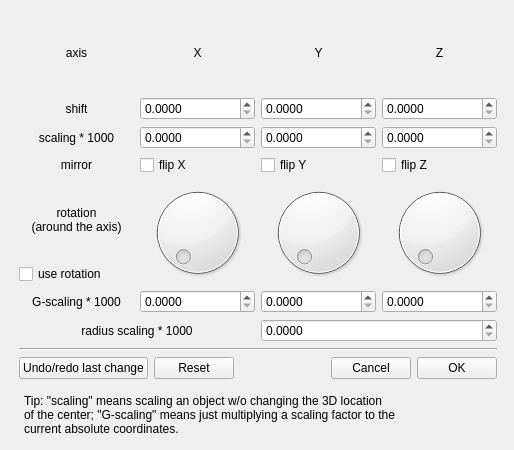
<ui version="4.0" >
 <class>SurfaceObjGeometryDialog</class>
 <widget class="QDialog" name="SurfaceObjGeometryDialog" >
  <property name="geometry" >
   <rect>
    <x>0</x>
    <y>0</y>
    <width>514</width>
    <height>450</height>
   </rect>
  </property>
  <property name="minimumSize" >
   <size>
    <width>514</width>
    <height>450</height>
   </size>
  </property>
  <property name="maximumSize" >
   <size>
    <width>600</width>
    <height>450</height>
   </size>
  </property>
  <property name="windowTitle" >
   <string>Basic Geometry of Surface Object</string>
  </property>
  <widget class="QLabel" name="label_11" >
   <property name="geometry" >
    <rect>
     <x>24</x>
     <y>388</y>
     <width>469</width>
     <height>53</height>
    </rect>
   </property>
   <property name="text" >
    <string>Tip: "scaling" means scaling an object w/o changing the 3D location 
of the center; "G-scaling" means just multiplying a scaling factor to the 
current absolute coordinates.</string>
   </property>
   <property name="alignment" >
    <set>Qt::AlignLeading|Qt::AlignLeft|Qt::AlignVCenter</set>
   </property>
  </widget>
  <widget class="QWidget" name="" >
   <property name="geometry" >
    <rect>
     <x>19</x>
     <y>14</y>
     <width>478</width>
     <height>365</height>
    </rect>
   </property>
   <layout class="QVBoxLayout" name="verticalLayout" >
    <item>
     <layout class="QGridLayout" name="gridLayout" >
      <item row="0" column="0" >
       <widget class="QLabel" name="label_7" >
        <property name="text" >
         <string>axis</string>
        </property>
        <property name="alignment" >
         <set>Qt::AlignCenter</set>
        </property>
       </widget>
      </item>
      <item row="0" column="1" >
       <widget class="QLabel" name="label_2" >
        <property name="text" >
         <string>X</string>
        </property>
        <property name="alignment" >
         <set>Qt::AlignCenter</set>
        </property>
       </widget>
      </item>
      <item row="0" column="2" >
       <widget class="QLabel" name="label_3" >
        <property name="text" >
         <string>Y</string>
        </property>
        <property name="alignment" >
         <set>Qt::AlignCenter</set>
        </property>
       </widget>
      </item>
      <item row="0" column="3" >
       <widget class="QLabel" name="label_4" >
        <property name="text" >
         <string>Z</string>
        </property>
        <property name="alignment" >
         <set>Qt::AlignCenter</set>
        </property>
       </widget>
      </item>
      <item row="1" column="0" >
       <widget class="QLabel" name="label" >
        <property name="text" >
         <string>shift</string>
        </property>
        <property name="alignment" >
         <set>Qt::AlignCenter</set>
        </property>
       </widget>
      </item>
      <item row="1" column="1" >
       <widget class="QDoubleSpinBox" name="doubleSpinBox_shift_x" >
        <property name="decimals" >
         <number>4</number>
        </property>
       </widget>
      </item>
      <item row="1" column="2" >
       <widget class="QDoubleSpinBox" name="doubleSpinBox_shift_y" >
        <property name="decimals" >
         <number>4</number>
        </property>
       </widget>
      </item>
      <item row="1" column="3" >
       <widget class="QDoubleSpinBox" name="doubleSpinBox_shift_z" >
        <property name="decimals" >
         <number>4</number>
        </property>
       </widget>
      </item>
      <item row="2" column="0" >
       <widget class="QLabel" name="label_5" >
        <property name="text" >
         <string>scaling * 1000</string>
        </property>
        <property name="alignment" >
         <set>Qt::AlignCenter</set>
        </property>
       </widget>
      </item>
      <item row="2" column="1" >
       <widget class="QDoubleSpinBox" name="doubleSpinBox_scale_x" >
        <property name="decimals" >
         <number>4</number>
        </property>
       </widget>
      </item>
      <item row="2" column="2" >
       <widget class="QDoubleSpinBox" name="doubleSpinBox_scale_y" >
        <property name="decimals" >
         <number>4</number>
        </property>
       </widget>
      </item>
      <item row="2" column="3" >
       <widget class="QDoubleSpinBox" name="doubleSpinBox_scale_z" >
        <property name="decimals" >
         <number>4</number>
        </property>
       </widget>
      </item>
      <item row="3" column="0" >
       <widget class="QLabel" name="label_8" >
        <property name="text" >
         <string>mirror</string>
        </property>
        <property name="alignment" >
         <set>Qt::AlignCenter</set>
        </property>
       </widget>
      </item>
      <item row="3" column="1" >
       <widget class="QCheckBox" name="checkBox_flip_x" >
        <property name="text" >
         <string>flip X</string>
        </property>
       </widget>
      </item>
      <item row="3" column="2" >
       <widget class="QCheckBox" name="checkBox_flip_y" >
        <property name="text" >
         <string>flip Y</string>
        </property>
       </widget>
      </item>
      <item row="3" column="3" >
       <widget class="QCheckBox" name="checkBox_flip_z" >
        <property name="text" >
         <string>flip Z</string>
        </property>
       </widget>
      </item>
      <item row="4" column="0" >
       <widget class="QLabel" name="label_6" >
        <property name="text" >
         <string>rotation 
(around the axis)</string>
        </property>
        <property name="alignment" >
         <set>Qt::AlignCenter</set>
        </property>
       </widget>
      </item>
      <item rowspan="2" row="4" column="1" >
       <widget class="QDial" name="dial_x" >
        <property name="cursor" >
         <cursorShape>PointingHandCursor</cursorShape>
        </property>
        <property name="autoFillBackground" >
         <bool>false</bool>
        </property>
       </widget>
      </item>
      <item rowspan="2" row="4" column="2" >
       <widget class="QDial" name="dial_y" >
        <property name="cursor" >
         <cursorShape>PointingHandCursor</cursorShape>
        </property>
       </widget>
      </item>
      <item rowspan="2" row="4" column="3" >
       <widget class="QDial" name="dial_z" >
        <property name="cursor" >
         <cursorShape>PointingHandCursor</cursorShape>
        </property>
       </widget>
      </item>
      <item row="5" column="0" >
       <widget class="QCheckBox" name="checkBox_enable_rotation" >
        <property name="text" >
         <string>use rotation</string>
        </property>
       </widget>
      </item>
      <item row="6" column="0" >
       <widget class="QLabel" name="label_10" >
        <property name="text" >
         <string>G-scaling * 1000</string>
        </property>
        <property name="alignment" >
         <set>Qt::AlignCenter</set>
        </property>
       </widget>
      </item>
      <item row="6" column="1" >
       <widget class="QDoubleSpinBox" name="doubleSpinBox_gscale_x" >
        <property name="decimals" >
         <number>4</number>
        </property>
       </widget>
      </item>
      <item row="6" column="2" >
       <widget class="QDoubleSpinBox" name="doubleSpinBox_gscale_y" >
        <property name="decimals" >
         <number>4</number>
        </property>
       </widget>
      </item>
      <item row="6" column="3" >
       <widget class="QDoubleSpinBox" name="doubleSpinBox_gscale_z" >
        <property name="decimals" >
         <number>4</number>
        </property>
       </widget>
      </item>
     </layout>
    </item>
    <item>
     <layout class="QHBoxLayout" >
      <item>
       <widget class="QLabel" name="label_9" >
        <property name="text" >
         <string>radius scaling * 1000</string>
        </property>
        <property name="alignment" >
         <set>Qt::AlignCenter</set>
        </property>
       </widget>
      </item>
      <item>
       <widget class="QDoubleSpinBox" name="doubleSpinBox_scale_r" >
        <property name="decimals" >
         <number>4</number>
        </property>
       </widget>
      </item>
     </layout>
    </item>
    <item>
     <widget class="Line" name="line_2" >
      <property name="orientation" >
       <enum>Qt::Horizontal</enum>
      </property>
     </widget>
    </item>
    <item>
     <layout class="QHBoxLayout" >
      <item>
       <widget class="QPushButton" name="pushButton_undo_last" >
        <property name="text" >
         <string>Undo/redo last change</string>
        </property>
        <property name="autoDefault" >
         <bool>false</bool>
        </property>
       </widget>
      </item>
      <item>
       <widget class="QPushButton" name="pushButton_reset" >
        <property name="text" >
         <string>Reset</string>
        </property>
        <property name="autoDefault" >
         <bool>false</bool>
        </property>
       </widget>
      </item>
      <item>
       <spacer>
        <property name="orientation" >
         <enum>Qt::Horizontal</enum>
        </property>
        <property name="sizeHint" stdset="0" >
         <size>
          <width>40</width>
          <height>20</height>
         </size>
        </property>
       </spacer>
      </item>
      <item>
       <widget class="QPushButton" name="pushButton_cancel" >
        <property name="text" >
         <string>Cancel</string>
        </property>
        <property name="autoDefault" >
         <bool>false</bool>
        </property>
       </widget>
      </item>
      <item>
       <widget class="QPushButton" name="pushButton_ok" >
        <property name="text" >
         <string>OK</string>
        </property>
        <property name="autoDefault" >
         <bool>false</bool>
        </property>
       </widget>
      </item>
     </layout>
    </item>
   </layout>
  </widget>
 </widget>
 <resources/>
 <connections/>
 <designerdata>
  <property name="gridDeltaX" >
   <number>4</number>
  </property>
  <property name="gridDeltaY" >
   <number>4</number>
  </property>
  <property name="gridSnapX" >
   <bool>true</bool>
  </property>
  <property name="gridSnapY" >
   <bool>true</bool>
  </property>
  <property name="gridVisible" >
   <bool>true</bool>
  </property>
 </designerdata>
</ui>
